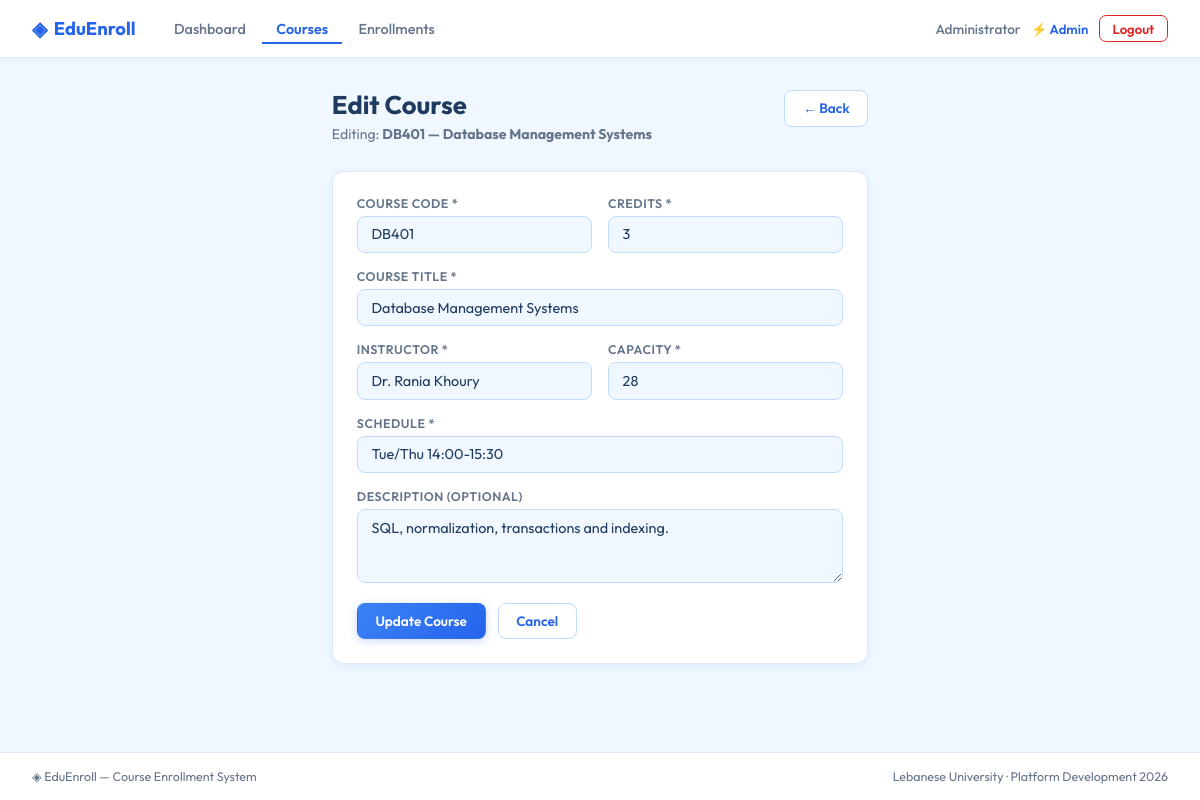
Screenshot of /edit_course.php?id=4 (signed in) with the database file from the repository.
### tables this page shows
CREATE TABLE IF NOT EXISTS courses (
  id            INT UNSIGNED     NOT NULL AUTO_INCREMENT,
  course_code   VARCHAR(20)      NOT NULL UNIQUE,
  title         VARCHAR(200)     NOT NULL,
  instructor    VARCHAR(120)     NOT NULL,
  schedule      VARCHAR(120)     NOT NULL,
  credits       TINYINT UNSIGNED NOT NULL DEFAULT 3,
  capacity      INT UNSIGNED     NOT NULL DEFAULT 30,
  description   TEXT,
  created_at    TIMESTAMP        NOT NULL DEFAULT CURRENT_TIMESTAMP,
  PRIMARY KEY (id)
);

### edit_course.php (the view, shortened to what this page needs)
<?php
$db = getDB();
$id = (int) ($_GET['id'] ?? 0);
$stmt = $db->prepare('SELECT * FROM courses WHERE id = ?');
$stmt->execute([$id]);
$course = $stmt->fetch();
$old = $course;
?>
<!DOCTYPE html>
<html lang="en">
    <head>
    </head>
    <body>
        <?php include 'includes/navbar.php'; ?>
        <div class="wrap">
            <div class="page-header">
                <div>
                    <h1>Edit Course</h1>
                    <p>Editing: <strong><?= htmlspecialchars($course['course_code'] . ' — ' . $course['title']) ?></strong></p>
                </div>
                <a href="courses.php" class="btn btn-outline">← Back</a>
            </div>
            <div class="card form-card">
                <div class="card-body">
                    <form method="POST">
                        <div class="form-grid">
                            <div class="field">
                                <label>Course Code *</label>
                                <input type="text" name="course_code" value="<?= htmlspecialchars($old['course_code']) ?>" required />
                            </div>
                            <div class="field">
                                <label>Credits *</label>
                                <input type="number" name="credits" min="1" max="10" value="<?= (int) $old['credits'] ?>" required />
                            </div>
                            <div class="field field-full">
                                <label>Course Title *</label>
                                <input type="text" name="title" value="<?= htmlspecialchars($old['title']) ?>" required />
                            </div>
                            <div class="field">
                                <label>Instructor *</label>
                                <input type="text" name="instructor" value="<?= htmlspecialchars($old['instructor']) ?>" required />
                            </div>
                            <div class="field">
                                <label>Capacity *</label>
                                <input type="number" name="capacity" min="1" value="<?= (int) $old['capacity'] ?>" required />
                            </div>
                            <div class="field field-full">
                                <label>Schedule *</label>
                                <input type="text" name="schedule" value="<?= htmlspecialchars($old['schedule']) ?>" required />
                            </div>
                            <div class="field field-full">
                                <label>Description (optional)</label>
                                <textarea name="description" rows="3"><?= htmlspecialchars($old['description']) ?></textarea>
                            </div>
                        </div>
                        <div class="flex gap-1 mt-2">
                            <button type="submit" class="btn btn-primary">Update Course</button>
                            <a href="courses.php" class="btn btn-outline">Cancel</a>
                        </div>
                    </form>
                </div>
            </div>
        </div>
        <footer>
            <span>◈ EduEnroll — Course Enrollment System</span>
            <span>Lebanese University · Platform Development 2026</span>
        </footer>
    </body>
</html>

### includes/page_styles.php (style rules this page uses)
:root { --bg: #f0f7ff; --surface: #ffffff; --border: #bfdbfe; --border-light: #dbeafe; --text: #1e3a5f; --text-muted: #64748b; --primary: #2563eb; --primary-lt: #3b82f6; --primary-bg: #eff6ff; --success: #16a34a; --success-bg: #f0fdf4; --danger: #dc2626; --danger-bg: #fef2f2; --warning-bg: #fffbeb; --shadow-sm: 0 2px 8px rgba(59,130,246,.10); --shadow-md: 0 4px 20px rgba(59,130,246,.13); --radius: 12px; --radius-sm: 8px; }
*, *::before, *::after { box-sizing: border-box; margin: 0; padding: 0; }
body { font-family: 'Outfit', sans-serif; background: var(--bg); color: var(--text); min-height: 100vh; display: flex; flex-direction: column; }
.wrap { max-width: 1080px; margin: 0 auto; padding: 2rem 1.5rem; flex: 1; }
.page-header { display: flex; align-items: flex-start; justify-content: space-between; margin-bottom: 1.75rem; flex-wrap: wrap; gap: 1rem; }
.page-header h1 { font-size: 1.6rem; font-weight: 700; color: var(--text); line-height: 1.2; }
.page-header p { font-size: .88rem; color: var(--text-muted); margin-top: .25rem; }
.card { background: var(--surface); border: 1px solid var(--border-light); border-radius: var(--radius); box-shadow: var(--shadow-sm); overflow: hidden; }
.card-body { padding: 1.5rem; }
.form-card { max-width: 680px; }
.btn { display: inline-flex; align-items: center; gap: .3rem; padding: .52rem 1.1rem; border-radius: var(--radius-sm); font-family: 'Outfit', sans-serif; font-size: .85rem; font-weight: 600; cursor: pointer; text-decoration: none; border: 1.5px solid transparent; transition: opacity .18s, transform .12s, box-shadow .18s; white-space: nowrap; }
.btn-primary { background: linear-gradient(135deg, var(--primary-lt), var(--primary)); color: #fff; box-shadow: 0 2px 8px rgba(37,99,235,.25); }
.btn-outline { background: #fff; color: var(--primary); border-color: var(--border); }
.form-grid { display: grid; grid-template-columns: 1fr 1fr; gap: 1rem; }
.field { display: flex; flex-direction: column; gap: .3rem; }
.field-full { grid-column: 1 / -1; }
.field label { font-size: .78rem; font-weight: 600; color: var(--text-muted); text-transform: uppercase; letter-spacing: .04em; }
.field input, .field select, .field textarea { background: #f0f7ff; border: 1px solid var(--border); border-radius: var(--radius-sm); color: var(--text); font-family: 'Outfit', sans-serif; font-size: .9rem; padding: .55rem .85rem; outline: none; transition: border-color .2s, box-shadow .2s, background .2s; width: 100%; }
.flex { display: flex; }
.gap-1 { gap: .75rem; }
.mt-2 { margin-top: 1.25rem; }
footer { display: flex; align-items: center; justify-content: space-between; padding: 1rem 2rem; border-top: 1px solid var(--border-light); background: #fff; font-size: .78rem; color: var(--text-muted); flex-wrap: wrap; gap: .5rem; }

### rows the page displays
courses: course_code+title "DB401 — Database Management Systems", course_code "DB401", credits "3", title "Database Management Systems", instructor "Dr. Rania Khoury", capacity "28", schedule "Tue/Thu 14:00-15:30", description "SQL, normalization, transactions and indexing."

### other values shown
$user['full_name'] "Administrator"
